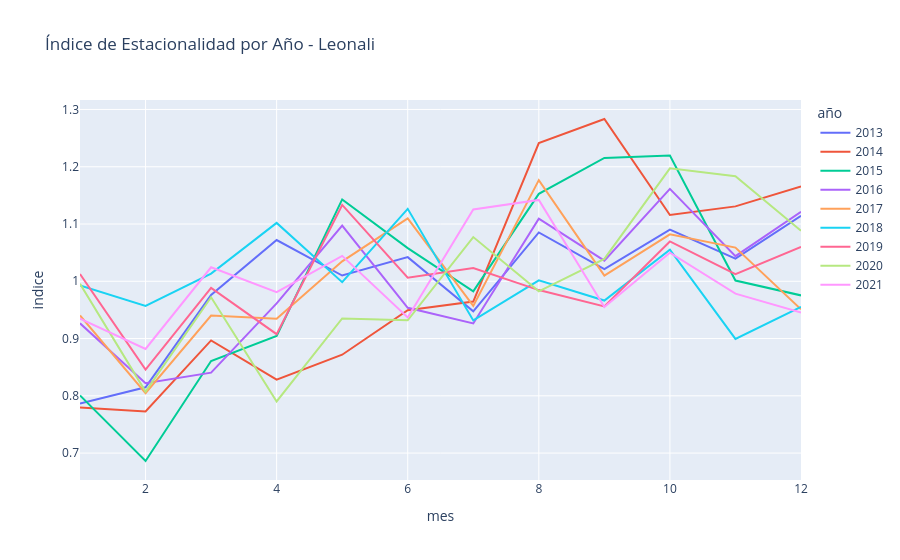

Notebook source saved alongside this figure:
### Code cell
ventas_filtrado = ventas_mes[(ventas_mes['año'] >= 2013) & (ventas_mes['año'] <= 2021)]

fig = px.line(
    ventas_filtrado,
    x='mes',
    y='indice',
    color='año',
    title='Índice de Estacionalidad por Año - Leonali'
)
fig.show()
fig.write_image('../reports/08_estacionalidad_promedio.png', width=1200, height=500)

### Figure 1 — Plotly figure (JSON) as saved in the notebook; plotly's stock layout.template omitted (floating-point values rounded to 4 significant figures)
{"data": [{"hovertemplate": "año=2013<br>mes=%{x}<br>indice=%{y}<extra></extra>", "legendgroup": "2013", "line": {"color": "#636efa", "dash": "solid"}, "marker": {"symbol": "circle"}, "mode": "lines", "name": "2013", "orientation": "v", "showlegend": true, "type": "scatter", "x": [1, 2, 3, 4, 5, 6, 7, 8, 9, 10, 11, 12], "xaxis": "x", "y": [0.7866, 0.8149, 0.976, 1.072, 1.01, 1.042, 0.9476, 1.085, 1.021, 1.09, 1.04, 1.114], "yaxis": "y"}, {"hovertemplate": "año=2014<br>mes=%{x}<br>indice=%{y}<extra></extra>", "legendgroup": "2014", "line": {"color": "#EF553B", "dash": "solid"}, "marker": {"symbol": "circle"}, "mode": "lines", "name": "2014", "orientation": "v", "showlegend": true, "type": "scatter", "x": [1, 2, 3, 4, 5, 6, 7, 8, 9, 10, 11, 12], "xaxis": "x", "y": [0.7794, 0.7727, 0.8967, 0.8283, 0.8718, 0.9495, 0.9645, 1.241, 1.283, 1.116, 1.131, 1.166], "yaxis": "y"}, {"hovertemplate": "año=2015<br>mes=%{x}<br>indice=%{y}<extra></extra>", "legendgroup": "2015", "line": {"color": "#00cc96", "dash": "solid"}, "marker": {"symbol": "circle"}, "mode": "lines", "name": "2015", "orientation": "v", "showlegend": true, "type": "scatter", "x": [1, 2, 3, 4, 5, 6, 7, 8, 9, 10, 11, 12], "xaxis": "x", "y": [0.8007, 0.6862, 0.8607, 0.9045, 1.143, 1.058, 0.9826, 1.153, 1.215, 1.22, 1.001, 0.9753], "yaxis": "y"}, {"hovertemplate": "año=2016<br>mes=%{x}<br>indice=%{y}<extra></extra>", "legendgroup": "2016", "line": {"color": "#ab63fa", "dash": "solid"}, "marker": {"symbol": "circle"}, "mode": "lines", "name": "2016", "orientation": "v", "showlegend": true, "type": "scatter", "x": [1, 2, 3, 4, 5, 6, 7, 8, 9, 10, 11, 12], "xaxis": "x", "y": [0.9265, 0.8219, 0.8405, 0.9613, 1.097, 0.9538, 0.9264, 1.109, 1.036, 1.161, 1.044, 1.121], "yaxis": "y"}, {"hovertemplate": "año=2017<br>mes=%{x}<br>indice=%{y}<extra></extra>", "legendgroup": "2017", "line": {"color": "#FFA15A", "dash": "solid"}, "marker": {"symbol": "circle"}, "mode": "lines", "name": "2017", "orientation": "v", "showlegend": true, "type": "scatter", "x": [1, 2, 3, 4, 5, 6, 7, 8, 9, 10, 11, 12], "xaxis": "x", "y": [0.9404, 0.8047, 0.9402, 0.9347, 1.035, 1.11, 0.9569, 1.177, 1.01, 1.082, 1.059, 0.9512], "yaxis": "y"}, {"hovertemplate": "año=2018<br>mes=%{x}<br>indice=%{y}<extra></extra>", "legendgroup": "2018", "line": {"color": "#19d3f3", "dash": "solid"}, "marker": {"symbol": "circle"}, "mode": "lines", "name": "2018", "orientation": "v", "showlegend": true, "type": "scatter", "x": [1, 2, 3, 4, 5, 6, 7, 8, 9, 10, 11, 12], "xaxis": "x", "y": [0.9929, 0.9571, 1.013, 1.102, 0.9985, 1.126, 0.9317, 1.002, 0.9664, 1.055, 0.8994, 0.9552], "yaxis": "y"}, {"hovertemplate": "año=2019<br>mes=%{x}<br>indice=%{y}<extra></extra>", "legendgroup": "2019", "line": {"color": "#FF6692", "dash": "solid"}, "marker": {"symbol": "circle"}, "mode": "lines", "name": "2019", "orientation": "v", "showlegend": true, "type": "scatter", "x": [1, 2, 3, 4, 5, 6, 7, 8, 9, 10, 11, 12], "xaxis": "x", "y": [1.013, 0.8459, 0.9883, 0.9077, 1.133, 1.006, 1.023, 0.9846, 0.9561, 1.07, 1.012, 1.06], "yaxis": "y"}, {"hovertemplate": "año=2020<br>mes=%{x}<br>indice=%{y}<extra></extra>", "legendgroup": "2020", "line": {"color": "#B6E880", "dash": "solid"}, "marker": {"symbol": "circle"}, "mode": "lines", "name": "2020", "orientation": "v", "showlegend": true, "type": "scatter", "x": [1, 2, 3, 4, 5, 6, 7, 8, 9, 10, 11, 12], "xaxis": "x", "y": [0.9957, 0.8074, 0.9722, 0.7902, 0.9351, 0.9318, 1.077, 0.9824, 1.039, 1.197, 1.183, 1.088], "yaxis": "y"}, {"hovertemplate": "año=2021<br>mes=%{x}<br>indice=%{y}<extra></extra>", "legendgroup": "2021", "line": {"color": "#FF97FF", "dash": "solid"}, "marker": {"symbol": "circle"}, "mode": "lines", "name": "2021", "orientation": "v", "showlegend": true, "type": "scatter", "x": [1, 2, 3, 4, 5, 6, 7, 8, 9, 10, 11, 12], "xaxis": "x", "y": [0.935, 0.8819, 1.024, 0.9811, 1.044, 0.9368, 1.126, 1.142, 0.9551, 1.05, 0.9785, 0.9454], "yaxis": "y"}], "layout": {"legend": {"title": {"text": "año"}, "tracegroupgap": 0}, "title": {"text": "Índice de Estacionalidad por Año - Leonali"}, "xaxis": {"anchor": "y", "domain": [0, 1], "title": {"text": "mes"}}, "yaxis": {"anchor": "x", "domain": [0, 1], "title": {"text": "indice"}}}}
